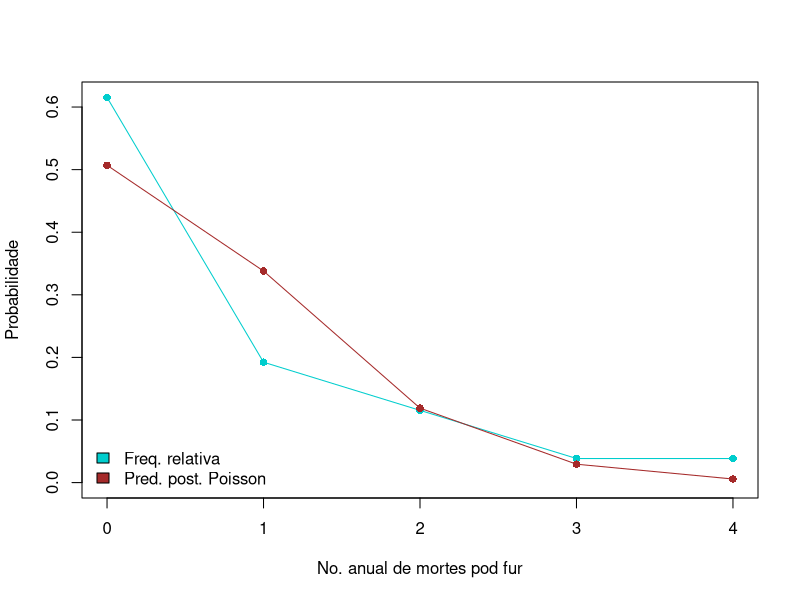
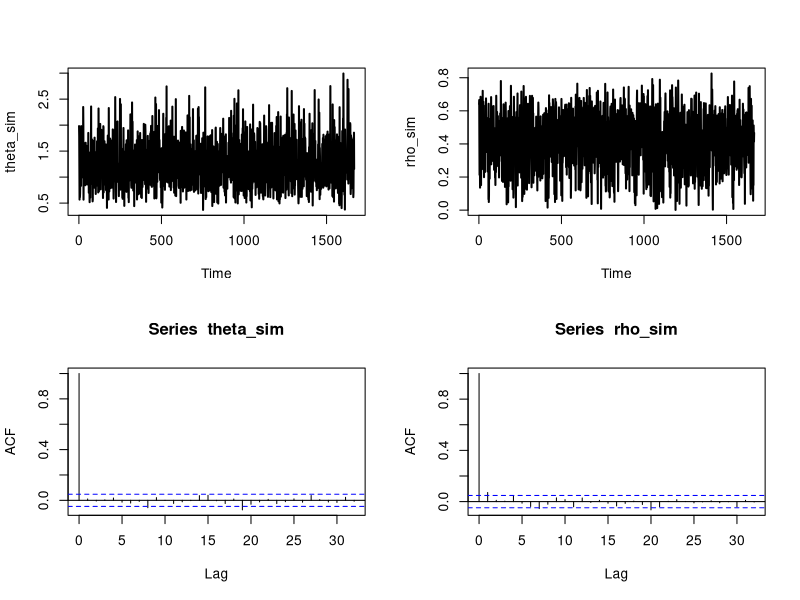
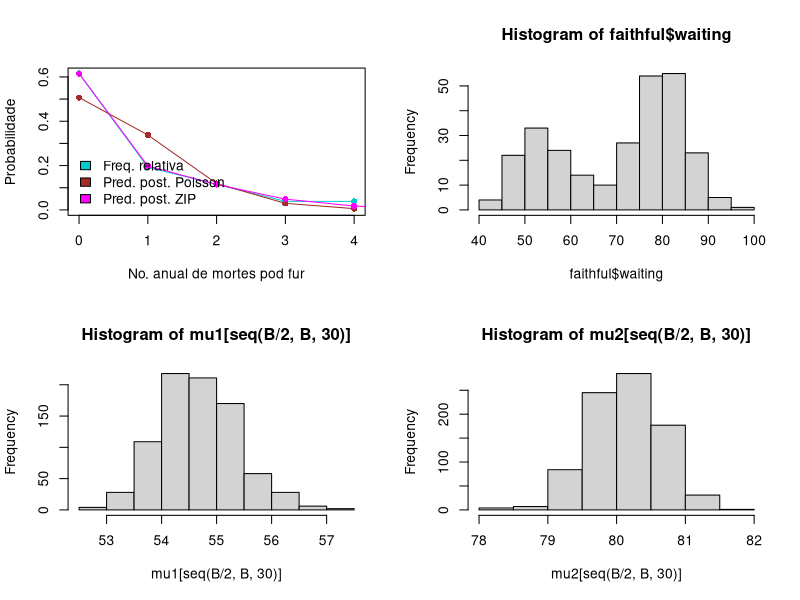

Source code (R) for these figures, in order:
## ---- chunk 1

fur <-  c(0, 0 ,1,
0, 0, 1, 0, 0, 1, 0, 0, 2, 2,
0, 0, 1, 1, 3, 4, 0, 0, 2, 0,
0, 0, 0)
## ---- chunk 2
r1 <- sum(fur)
s1 <- length(fur)
plot(table(fur)/s1, type= 'p', xlab='No. anual de mortes pod fur', ylab = 'Probabilidade', col = 'cyan3', pch=16)
lines(0:4,table(fur)/s1, col = 'cyan3')
points(0:4, dnbinom(0:4, size = r1, prob = s1/(1+s1)), pch=16, col = 'brown')
lines(0:4, dnbinom(0:4, size = r1, prob = s1/(1+s1)), col = 'brown')

legend('bottomleft',c('Freq. relativa','Pred. post. Poisson'), fill=c('cyan3','brown'), bty='n')
## ---- chunk 3

# hiperparâmetros para rho
a = b = 1

# hiperparâmetros para theta
r=.1
s=.1

# tamanho da amostra
n <- length(fur) 

# valores iniciais da cadeia
theta <- mean(fur)
rho <- mean(fur == 0)

# amostrador de Gibbs
B <- 50000
for(i in 1:B){
  # simulando z
  z <- NULL
  prob <- rho[i]/ ( (1-rho[i])*dpois(0,theta[i]) + rho[i])
  for(j in 1:n){
    if(fur[j] >0){ z[j] <- 0} else{
      z[j] <- rbinom(1,1,prob)
    }
  }

  # simulando rho
  rho[i+1] <- rbeta( 1, a + sum( z * (fur == 0)) , n- sum(z)+ b )
  
  # simulando theta
  theta[i+1] <- rgamma(1, sum( fur*(1-z) ) + r,  n - sum(z) + s)
}
## ---- chunk 4
theta_sim <- theta[seq(B/2,B,15)]
rho_sim <- rho[seq(B/2,B,15)]

oo <- par(mfrow=c(2,2))
ts.plot(theta_sim, lwd = 2)
ts.plot(rho_sim, lwd = 2)
acf(theta_sim)
acf(rho_sim)
## ---- chunk 5
# tamanho do vetor simulado
Bs <- length(theta_sim)

x_til <- array( NA_real_, c(Bs,n))
for(j in 1:Bs){
  z <- rbinom( n, 1, rho_sim[j])
  x_til[j,] <- (1-z)*rpois(n, theta_sim[j])
}

# probabilidades estimadas via ZIP
p_zip <- prop.table(table(x_til))

p_zip

## ---- chunk 6
r1 <- sum(fur)
s1 <- length(fur)
plot(table(fur)/s1, type= 'p', xlab='No. anual de mortes pod fur', ylab = 'Probabilidade', col = 'cyan3', pch=16)
lines(0:4,table(fur)/s1, col = 'cyan3')
points(0:4, dnbinom(0:4, size = r1, prob = s1/(1+s1)), pch=16, col = 'brown')
lines(0:4, dnbinom(0:4, size = r1, prob = s1/(1+s1)), col = 'brown')
points(names(p_zip),p_zip, pch=16,col = 'magenta')
lines(names(p_zip),p_zip,col = 'magenta')

legend('bottomleft',c('Freq. relativa','Pred. post. Poisson', 'Pred. post. ZIP'), fill=c('cyan3','brown', 'magenta'), bty='n')
## ---- chunk 7
tor <- c(0, 0,0, 1, 0, 0, 0, 1, 0, 0,
1, 0, 0, 0, 1, 1, 0, 0, 0, 2,
0, 0, 0, 0, 1, 3, 0, 2, 1, 0,
1, 0, 0, 1, 0, 1, 0, 0, 2, 1,
0, 1, 2, 0, 0, 1, 0, 1, 2, 0,
0, 0, 3, 0, 2, 0, 1, 1, 3, 0,
1, 1, 1)
## ---- chunk 8
hist(faithful$waiting)
## ---- chunk 9
## elementos na classe 1
x <- faithful$waiting
z <- x < 70
# proporção na classe 1
mean(z)
# média e desvio padrão na classe 1
mean( x[z])
sd( x[z])
## ---- chunk 10
## elementos na classe 2
# proporção na classe 2
mean(z==F)
# média e desvio padrão na classe 2
mean( x[z==F])
sd( x[z==F])
## ---- chunk 11
B <- 50000

# hiperparmametros
m1 <- 65
m2 <- 80
C <- 1000
r= 4; s = 6
a = 1; b = .1

# valores iniciais
z <- x < 70
phi1 <- 1/36
phi2 <- 1/25
mu1 = mu2 =  p = NULL

for(i in 1:B){
  # mu dado o resto
  m1_post <- ( sum(x*z) + m1/C) / ( sum(z) + 1/C )
  m2_post <- ( sum(x*(1-z)) + m1/C) / ( sum(1-z) + 1/C )
  s1_post <- 1 / ( ( sum(z) + 1/C )*phi1[i] )
  s2_post <- 1 / ( ( sum(1-z) + 1/C )*phi2[i] )
  
  mu1[i+1] <- rnorm(1, m1_post, sqrt( s1_post) )
  mu2[i+1] <- rnorm(1, m2_post, sqrt( s2_post) )
  
  # phi dado resto
  phi1[i+1] <- rgamma(1, 1 + a + sum(z), sum( z*(x - mu1[i+1])^2 ) + (mu1[i+1]-m1)^2 + b)
  phi2[i+1] <- rgamma(1, 1 + a + sum(1-z), sum( (1-z)*(x - mu2[i+1])^2 ) + (mu2[i+1]-m2)^2 + b)
  
  # p dado resto
  p[i+1] <- rbeta(1, r + sum(z), s + sum(1-z) )
  
  # z dado resto
  aux1 <- p[i+1]*dnorm(x,mu1[i+1], 1/sqrt(phi1[i+1]))
  aux2 <- (1-p[i+1])*dnorm(x,mu2[i+1], 1/sqrt(phi2[i+1]))
  
  z <- rbinom(length(x), 1, aux1/( aux1 + aux2))
}
# 
## ---- chunk 12
hist(mu1[seq(B/2,B,30)])
hist(mu2[seq(B/2,B,30)])

